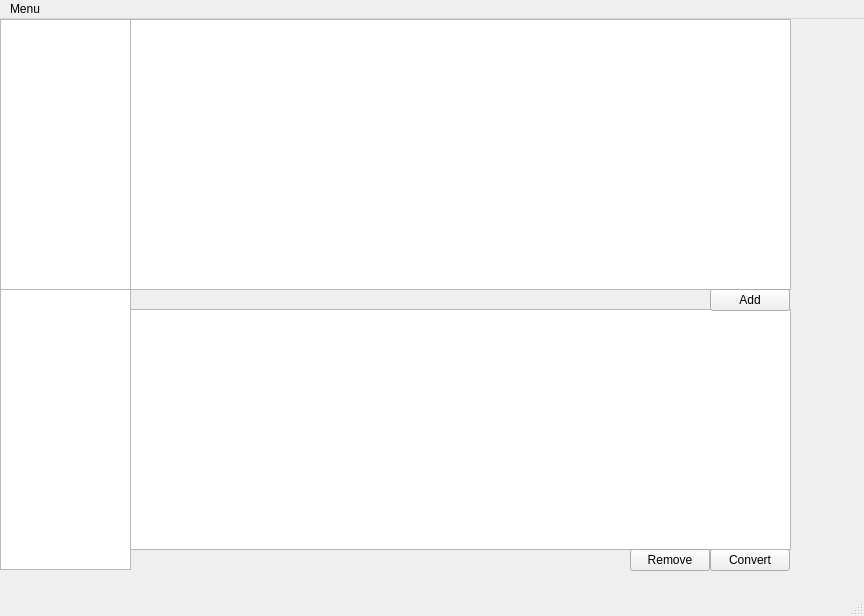
<?xml version="1.0" encoding="UTF-8"?>
<ui version="4.0">
 <class>OctaExport</class>
 <widget class="QMainWindow" name="OctaExport">
  <property name="geometry">
   <rect>
    <x>0</x>
    <y>0</y>
    <width>864</width>
    <height>616</height>
   </rect>
  </property>
  <property name="windowTitle">
   <string>OctaExport</string>
  </property>
  <widget class="QWidget" name="centralwidget">
   <widget class="QTreeView" name="treeView">
    <property name="geometry">
     <rect>
      <x>0</x>
      <y>0</y>
      <width>131</width>
      <height>271</height>
     </rect>
    </property>
   </widget>
   <widget class="QTreeView" name="treeView_2">
    <property name="geometry">
     <rect>
      <x>0</x>
      <y>270</y>
      <width>131</width>
      <height>281</height>
     </rect>
    </property>
   </widget>
   <widget class="QListView" name="listView">
    <property name="geometry">
     <rect>
      <x>130</x>
      <y>0</y>
      <width>661</width>
      <height>271</height>
     </rect>
    </property>
   </widget>
   <widget class="QPushButton" name="pushButton">
    <property name="geometry">
     <rect>
      <x>710</x>
      <y>530</y>
      <width>80</width>
      <height>22</height>
     </rect>
    </property>
    <property name="text">
     <string>Convert</string>
    </property>
   </widget>
   <widget class="QListView" name="listView_2">
    <property name="geometry">
     <rect>
      <x>130</x>
      <y>290</y>
      <width>661</width>
      <height>241</height>
     </rect>
    </property>
   </widget>
   <widget class="QPushButton" name="pushButton_2">
    <property name="geometry">
     <rect>
      <x>710</x>
      <y>270</y>
      <width>80</width>
      <height>22</height>
     </rect>
    </property>
    <property name="text">
     <string>Add</string>
    </property>
   </widget>
   <widget class="QPushButton" name="pushButton_3">
    <property name="geometry">
     <rect>
      <x>630</x>
      <y>530</y>
      <width>80</width>
      <height>22</height>
     </rect>
    </property>
    <property name="text">
     <string>Remove</string>
    </property>
   </widget>
  </widget>
  <widget class="QMenuBar" name="menubar">
   <property name="geometry">
    <rect>
     <x>0</x>
     <y>0</y>
     <width>864</width>
     <height>19</height>
    </rect>
   </property>
   <widget class="QMenu" name="menuMenu">
    <property name="title">
     <string>Menu</string>
    </property>
    <addaction name="separator"/>
    <addaction name="actionOptions"/>
    <addaction name="actionExit"/>
   </widget>
   <addaction name="menuMenu"/>
  </widget>
  <widget class="QStatusBar" name="statusbar"/>
  <action name="actionOptions">
   <property name="text">
    <string>Options</string>
   </property>
  </action>
  <action name="actionExit">
   <property name="text">
    <string>Exit</string>
   </property>
  </action>
 </widget>
 <resources/>
 <connections/>
</ui>
